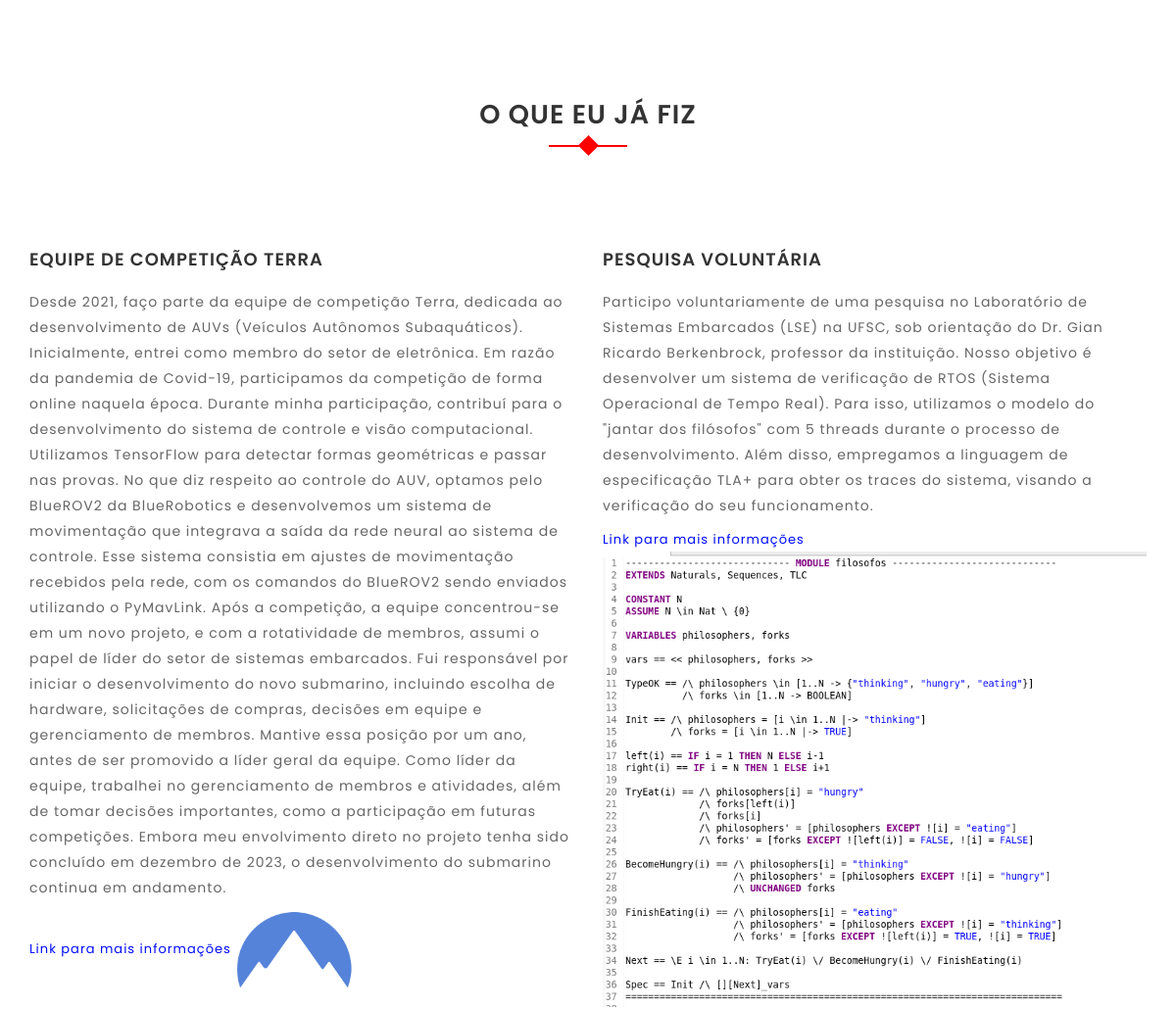
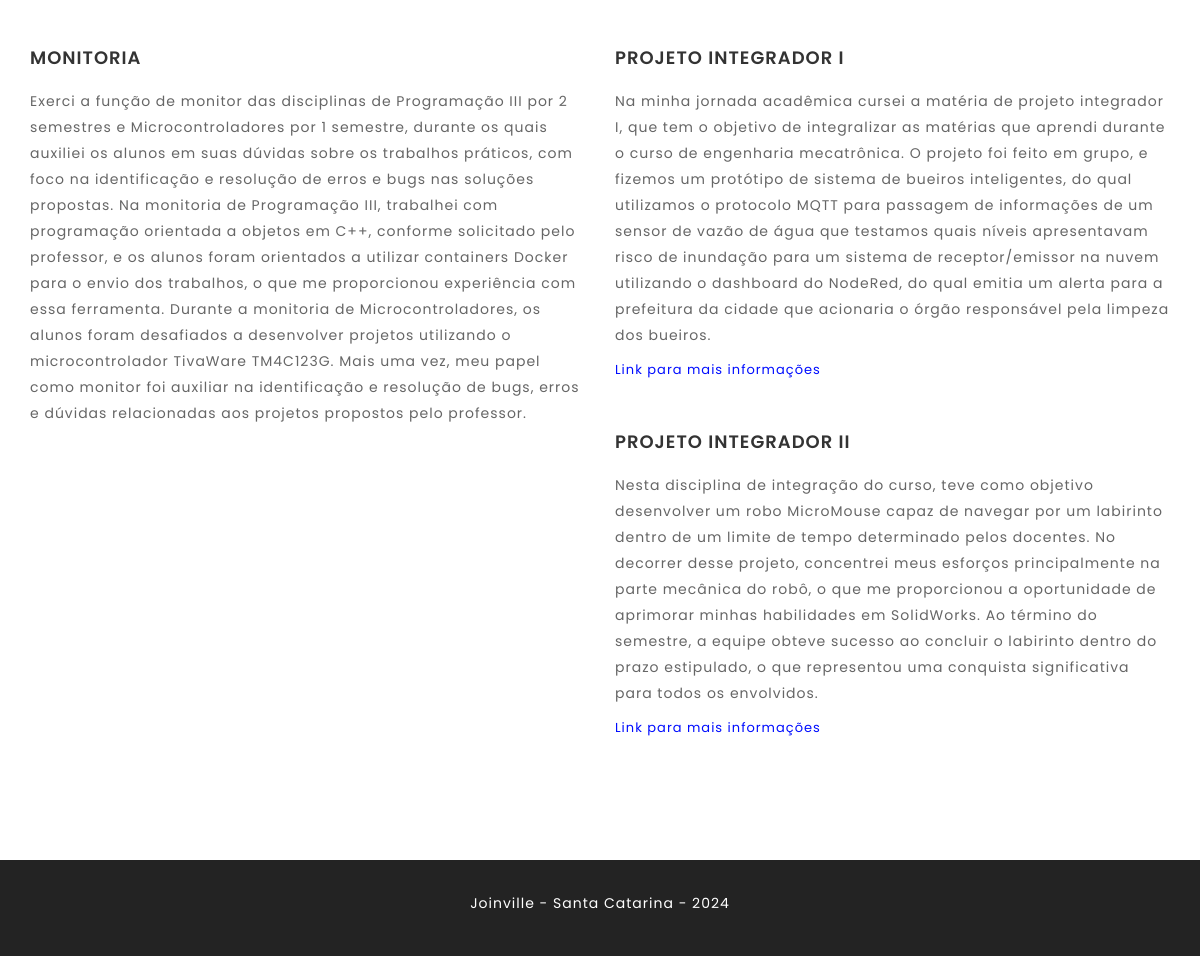
Page /trajetoria_profissional/ (lower part) on the earlier database version (2 pictures, top to bottom).
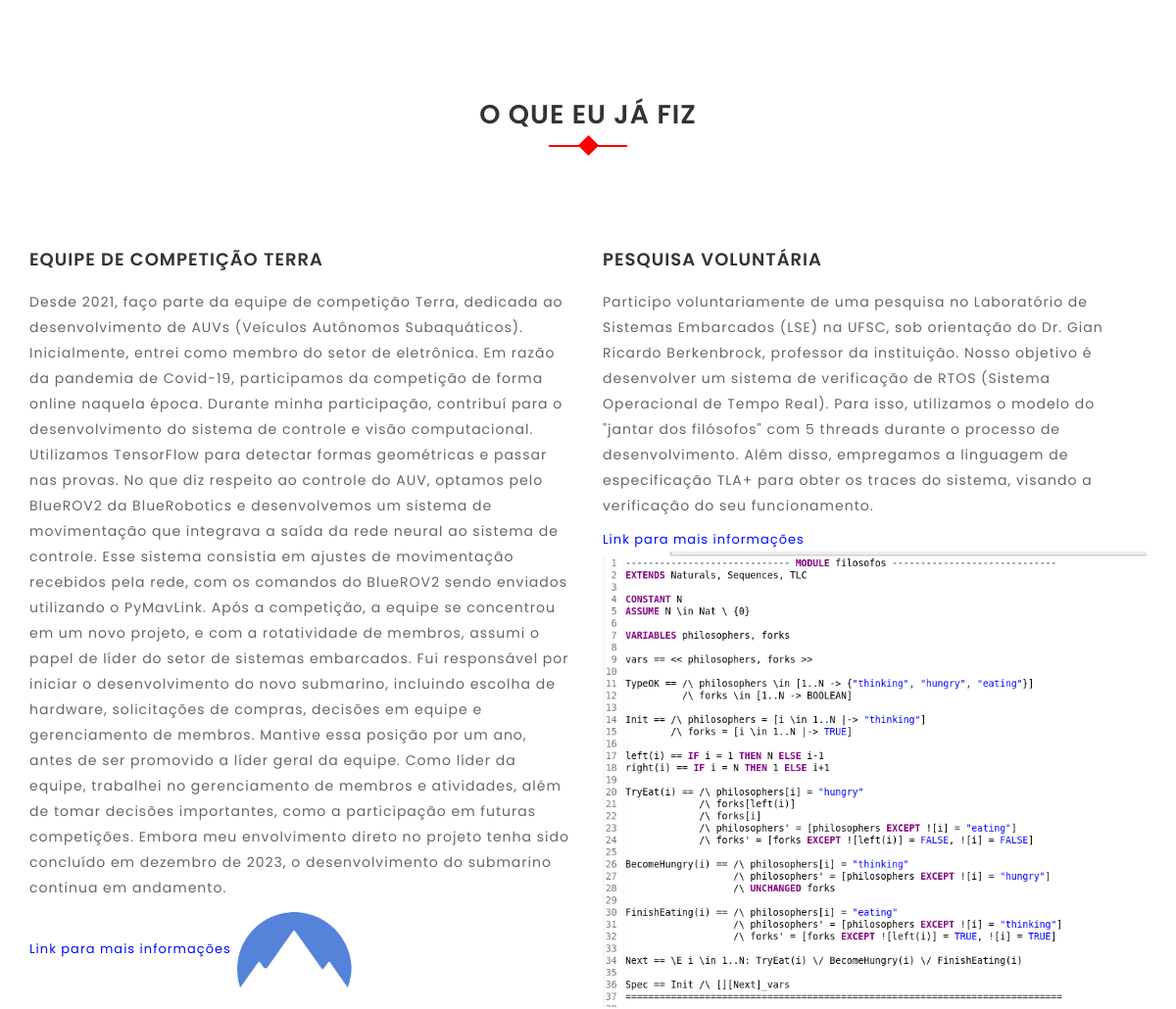
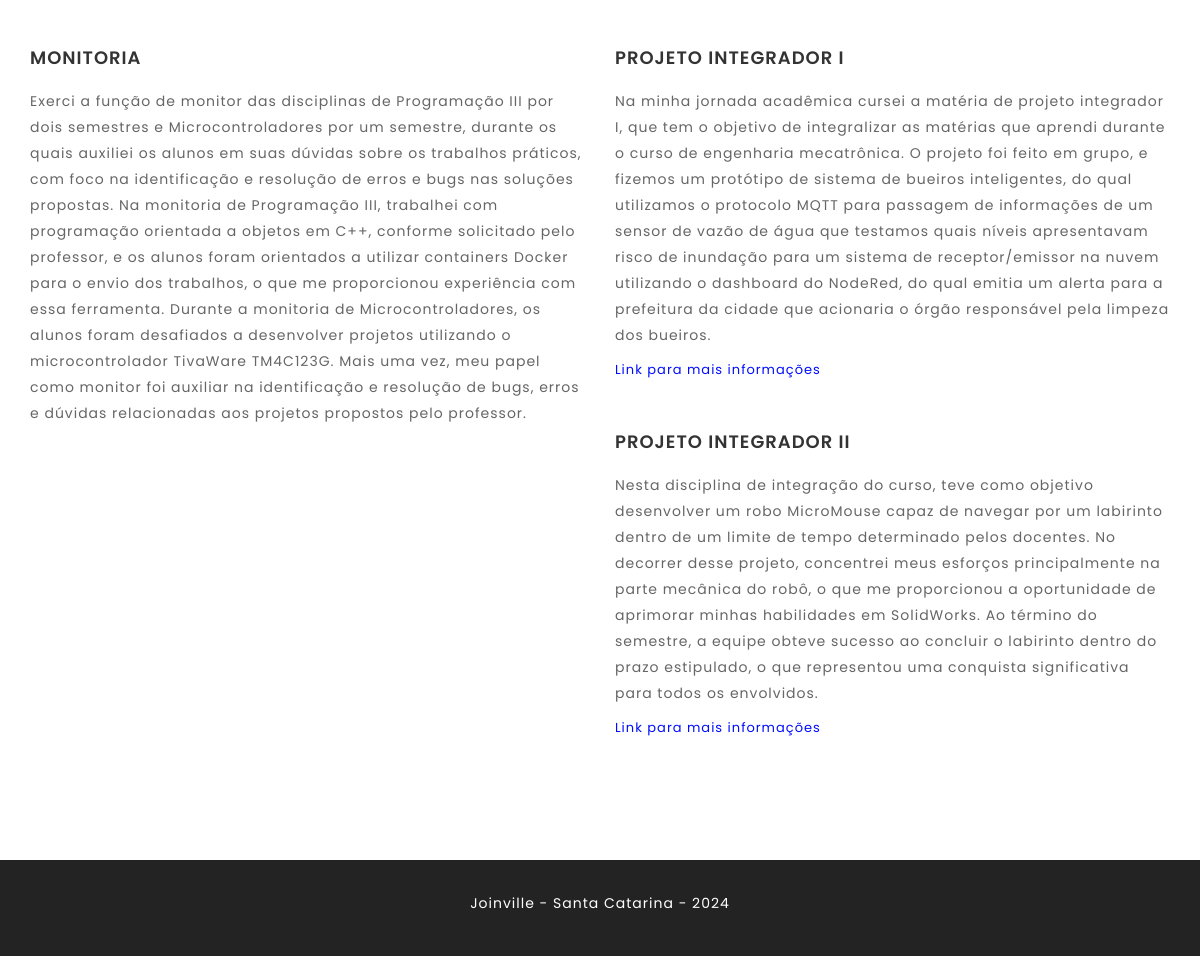
Same page on the later database version (2 pictures, top to bottom).
### core/models.py (models this page shows, shortened)
class trajetoria_profissional(models.Model):
    title = models.CharField(max_length=100, verbose_name="Título")
    description = models.TextField(verbose_name="Descrição")
    image = models.ImageField(upload_to="works", blank=True, null=True)
    link = models.URLField(
        verbose_name="Link", blank=True, null=True
    )  # Adicione este campo
    class Meta:
        verbose_name = "Trajetória Profissional"
        verbose_name_plural = "Trajetória Profissional"

### core/views.py (the view)
class TrajetoriaProfissionalTemplateView(TemplateView):
    template_name = "trajetoria_profissional.html"
    def get_context_data(self, **kwargs):
        context = super().get_context_data(**kwargs)
        context["trajetoria_profissional"] = trajetoria_profissional.objects.all()
        return context

### templates/trajetoria_profissional.html (shortened to what this page needs)
{% extends 'base.html' %}
{% block content %}
    <div id="dads" class="section-padding">
        <div class="container">
            <div class="row">
                <div class="col-md-12">
                    <div class="section-header text-center">
                        <h2>O que eu já fiz</h2>
                    </div>
                </div>
            </div>
            <div class="row">
                {% for trajetoria_profissional in trajetoria_profissional %}
                    <div class="col-md-6 col-sm-6">
                        <div class="single-service wow fadeInDown" data-wow-delay="0.2s">
                            <h2>{{ trajetoria_profissional.title }}</h2>
                            <p>{{ trajetoria_profissional.description }}</p>
                            {% if trajetoria_profissional.link %}
                                <a href="{{ trajetoria_profissional.link }}" target="_blank" class="link-trajetoria">Link para mais informações</a>
                            {% endif %}
                            {% if trajetoria_profissional.image %}
                                <img src="{{ trajetoria_profissional.image.url }}" alt="Imagem trajetoria pessoal">
                            {% endif %}
                        </div>
                    </div>
                {% endfor %}
            </div>
        </div>
    </div>
{% endblock %}

Differences in the rows shown:
changed trajetoria_profissional "EQUIPE DE COMPETIÇÃO TERRA": description "…a competição, a equipe concentrou-se em um novo projeto,…" → "…a competição, a equipe se concentrou em um novo projeto,…"
changed trajetoria_profissional "MONITORIA": description "…de Programação III por 2 semestres e Microcontroladores por 1 semestre, durante os quais…" → "…de Programação III por dois semestres e Microcontroladores por um semestre, durante os quais…"
